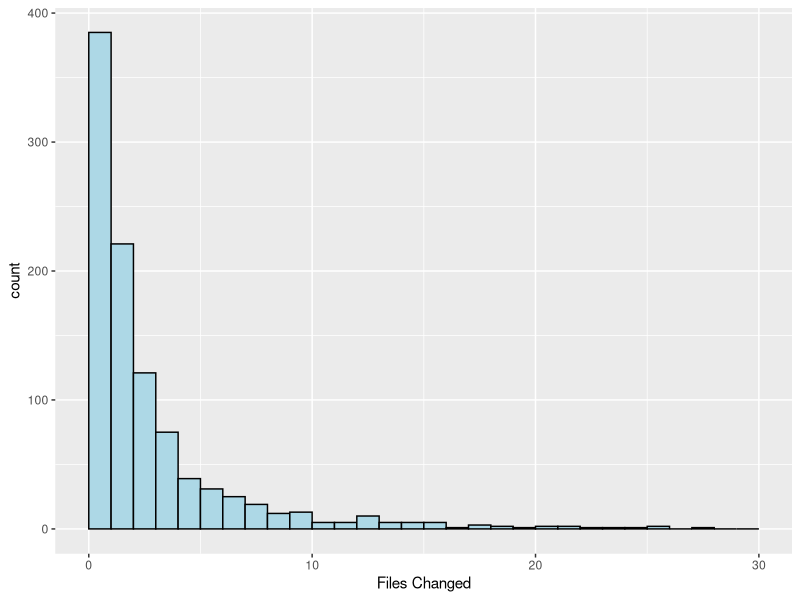
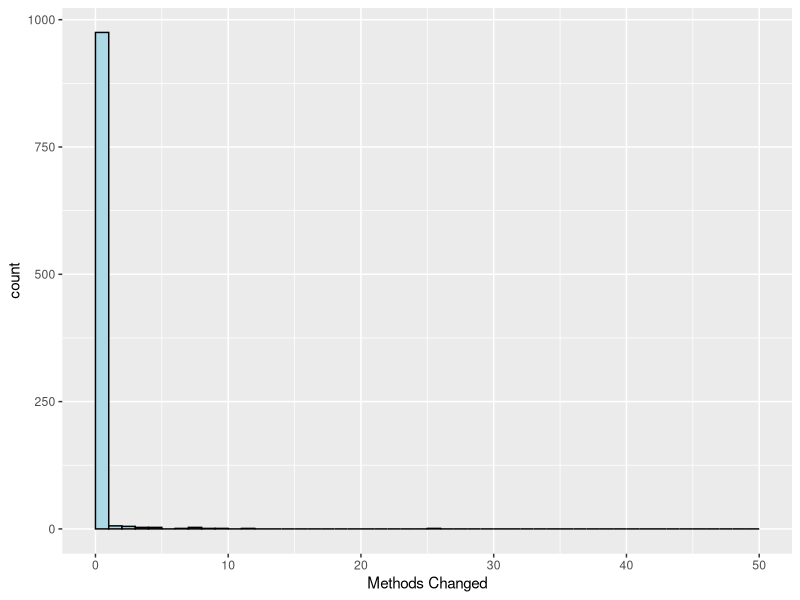
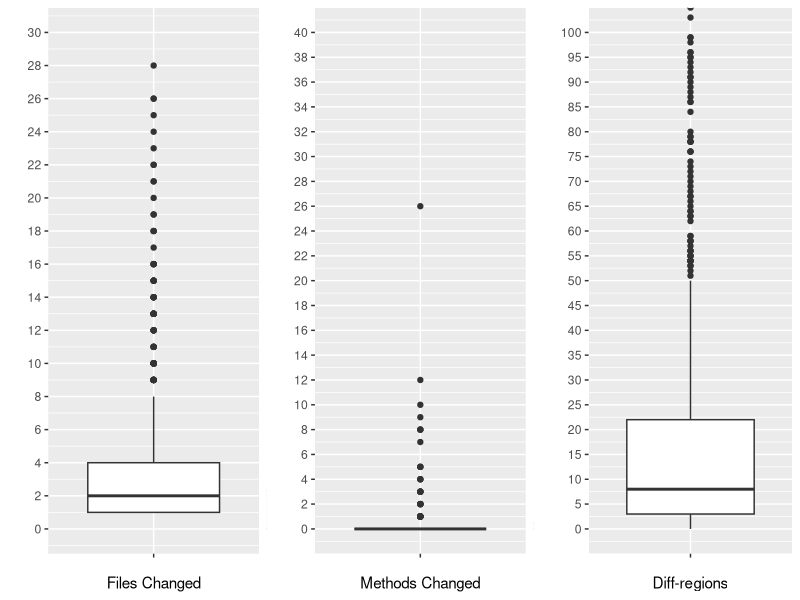
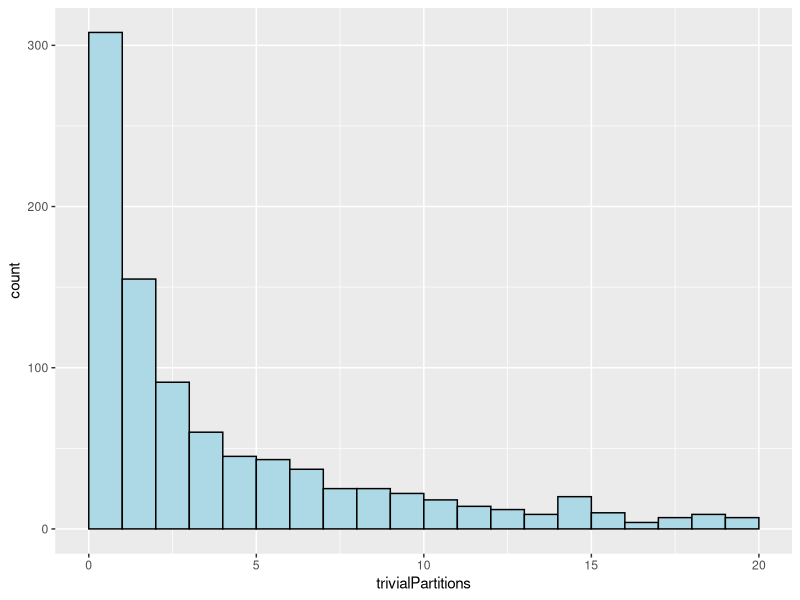
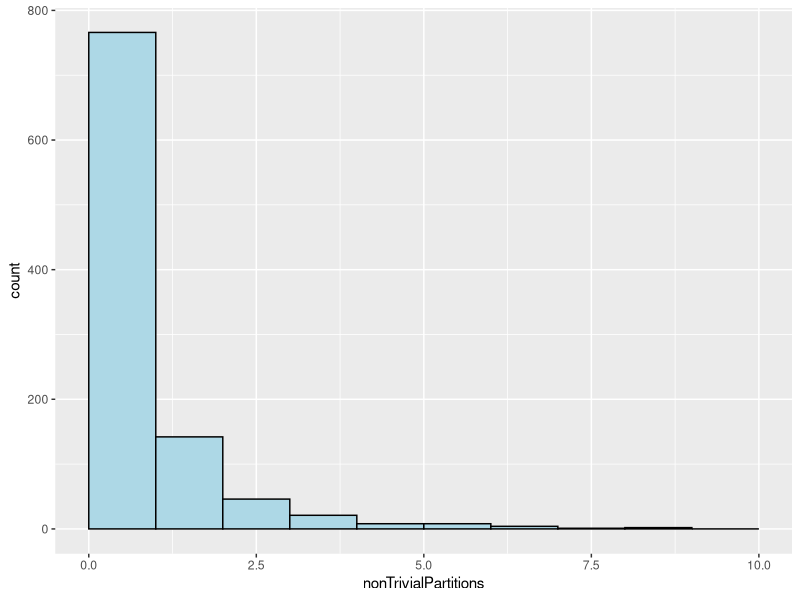
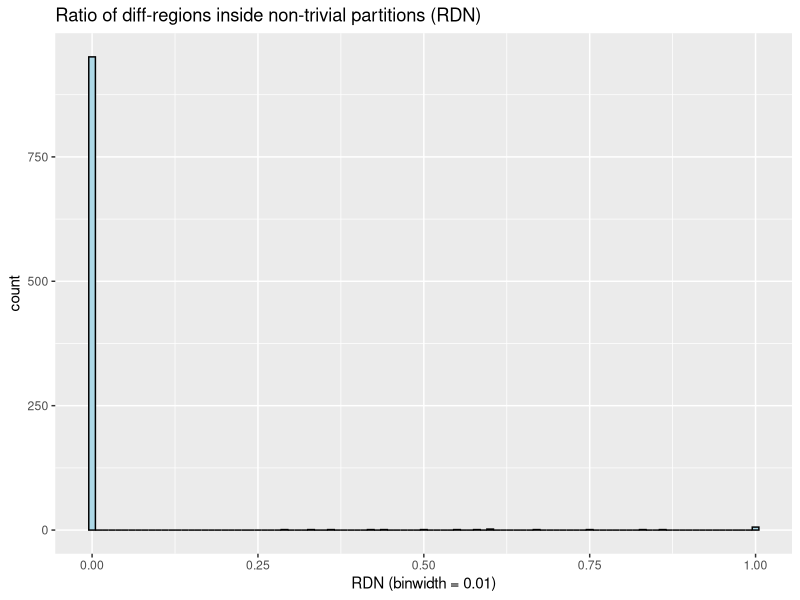
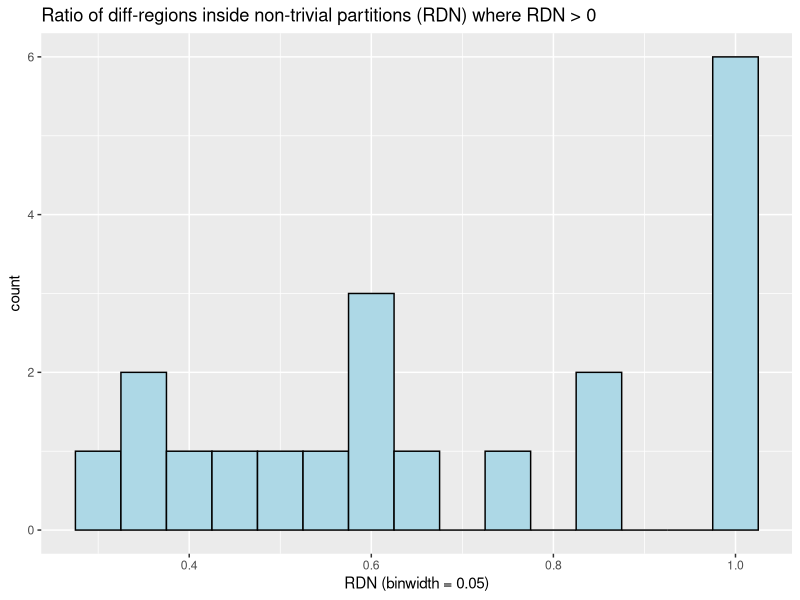

These figures' R source, in order:
## ---- chunk 1
library(dplyr)
library(ggplot2)
library(grid)
library(scales)
summ <- read.csv("data/allSummary.csv")
partitions <- read.csv("data/allPartitions.csv")
pullRequests <- select(summ, projectName, pullRequestId)

# Adds methodsChanged column to summ
enclosingMethods <- partitions %>%
  select(projectName, pullRequestId, enclosingMethodDefId) %>%
  distinct() %>%
  filter(enclosingMethodDefId != "null")
methodsChanged <- pullRequests %>%
  left_join(enclosingMethods, by=c("projectName", "pullRequestId")) %>%
  group_by(projectName, pullRequestId) %>%
  summarise(methodsChanged = sum(!is.na(enclosingMethodDefId)))
summ <- summ %>%
  inner_join(methodsChanged, by=c("projectName", "pullRequestId"))

# Adds diffsInNonTrivialPartitions and RDN column to summ
diffsInNonTrivialPartitions <- pullRequests %>%
  left_join(filter(partitions, isTrivial == "false"), by=c("projectName", "pullRequestId")) %>%
  group_by(projectName, pullRequestId) %>%
  summarise(diffsInNonTrivialPartitions = sum(!is.na(isTrivial)))
summ <- summ %>%
  inner_join(diffsInNonTrivialPartitions, by=c("projectName", "pullRequestId")) %>%
  mutate(rdn = diffsInNonTrivialPartitions / diffs)

trivialPartitions <- select(summ, trivialPartitions)

nonTrivialPartitions <- select(summ, nonTrivialPartitions)


## ---- chunk 2
filesChanged <- select(summ, projectName, pullRequestId, filesChanged = sourceFiles)
#methodsChanged <- select(summ, projectName, pullRequestId, methodsChanged)
diffRegions <- select(summ, projectName, pullRequestId, diffRegions = diffs)
## ---- chunk 3
ggplot(filesChanged, aes(x=filesChanged)) + geom_histogram(breaks=seq(0, 30, by=1), col="black", fill="lightblue") + xlab("Files Changed")
## ---- chunk 4
filesChangedQuantiles <- quantile(x=filesChanged$filesChanged, probs=seq(0.05, 1, 0.05))
print(filesChangedQuantiles)
filesChangedECDF <- ecdf(filesChanged$filesChanged)
## ---- chunk 5
filesChangedDescOrder <- summ %>%
  select(pName = projectName, prId = pullRequestId, filesChanged = sourceFiles, NTPs = nonTrivialPartitions, TPs = trivialPartitions, RDN = rdn) %>%
  arrange(desc(filesChanged))
head(filesChangedDescOrder, n=5)

summElastic5708 <- filter(summ, projectName == "elastic/elasticsearch", pullRequestId == 5708)
## ---- chunk 6
ggplot(methodsChanged, aes(x=methodsChanged)) + geom_histogram(breaks=seq(0, 50, by=1), col="black", fill="lightblue") + xlab("Methods Changed")
## ---- chunk 7
methodsChangedQuantiles <- quantile(x=methodsChanged$methodsChanged, probs=seq(0.05, 1, 0.05))
print(methodsChangedQuantiles)
methodsChangedECDF <- ecdf(methodsChanged$methodsChanged)
## ---- chunk 8
methodsChangedDescOrder <- summ %>%
  select(pName = projectName, prId = pullRequestId, methodsChanged, NTPs = nonTrivialPartitions, TPs = trivialPartitions, RDN = rdn) %>%
  arrange(desc(methodsChanged))
head(methodsChangedDescOrder, n=5)
## ---- chunk 9
ggplot(diffRegions, aes(x=diffRegions)) + geom_histogram(breaks=seq(0, 100, by=1), col="black", fill="lightblue") + xlab("Diff-regions")
## ---- chunk 10
diffRegionsQuantiles <- quantile(x=diffRegions$diffRegions, probs=seq(0.05, 1, 0.05))
print(diffRegionsQuantiles)
diffRegionsECDF <- ecdf(diffRegions$diffRegions)
## ---- chunk 11
filesChangedBoxplot = ggplot(filesChanged, aes(x="", y=filesChanged)) +
  geom_boxplot() +
  coord_cartesian(ylim=c(0,30)) +
  scale_y_continuous(breaks=seq(0, 30, by=2)) +
  xlab("Files Changed") +
  ylab("")
methodsChangedBoxplot = ggplot(methodsChanged, aes(x="", y=methodsChanged)) +
  geom_boxplot() +
  coord_cartesian(ylim=c(0,40)) +
  scale_y_continuous(breaks=seq(0, 40, by=2)) +
  xlab("Methods Changed") +
  ylab("")
diffRegionsBoxplot = ggplot(diffRegions, aes(x="", y=diffRegions)) +
  geom_boxplot() +
  coord_cartesian(ylim=c(0, 100)) +
  scale_y_continuous(breaks=seq(0, 100, by=5)) +
  xlab("Diff-regions") +
  ylab("")
pushViewport(viewport(layout = grid.layout(1, 3)))
print(filesChangedBoxplot, vp = viewport(layout.pos.row = 1, layout.pos.col = 1))
print(methodsChangedBoxplot, vp = viewport(layout.pos.row = 1, layout.pos.col = 2))
print(diffRegionsBoxplot, vp = viewport(layout.pos.row = 1, layout.pos.col = 3))
## ---- chunk 12
ggplot(data=summ, aes(trivialPartitions)) + geom_histogram(breaks=seq(0, 20, by=1), col="black", fill="lightblue")
summary(summ$trivialPartitions)
## ---- chunk 13
ggplot(data=nonTrivialPartitions, aes(nonTrivialPartitions)) + geom_histogram(breaks=seq(0, 10, by=1), col="black", fill="lightblue")
summary(nonTrivialPartitions$nonTrivialPartitions)
## ---- chunk 14
#head(arrange(select(summ, projectName, pullRequestId, diffs, nonTrivialPartitions, trivialPartitions, rdn), desc(diffs)), n=10)
summ %>% 
  select(pName = projectName, prId = pullRequestId, nonTrParts = nonTrivialPartitions, trParts = trivialPartitions, diffs, diffsInNonTrParts = diffsInNonTrivialPartitions, rdn) %>%
  filter(pName == "netty/netty", prId == 4)
## ---- chunk 15
ggplot(data=summ, aes(rdn)) + geom_histogram(binwidth=0.01, col="black", fill="lightblue") + 
  ggtitle("Ratio of diff-regions inside non-trivial partitions (RDN)") + 
  xlab("RDN (binwidth = 0.01)")
ggplot(data=filter(summ, !is.na(rdn), rdn > 0), aes(rdn)) + geom_histogram(binwidth=0.05, col="black", fill="lightblue") + 
  ggtitle("Ratio of diff-regions inside non-trivial partitions (RDN) where RDN > 0") + 
  xlab("RDN (binwidth = 0.05)")
summary(summ$rdn)
rdnQuantiles <- quantile(x=summ$rdn, probs=seq(0.05, 1, 0.05), na.rm=TRUE)
print(rdnQuantiles)
#plot(ecdf(summ$rdn))
